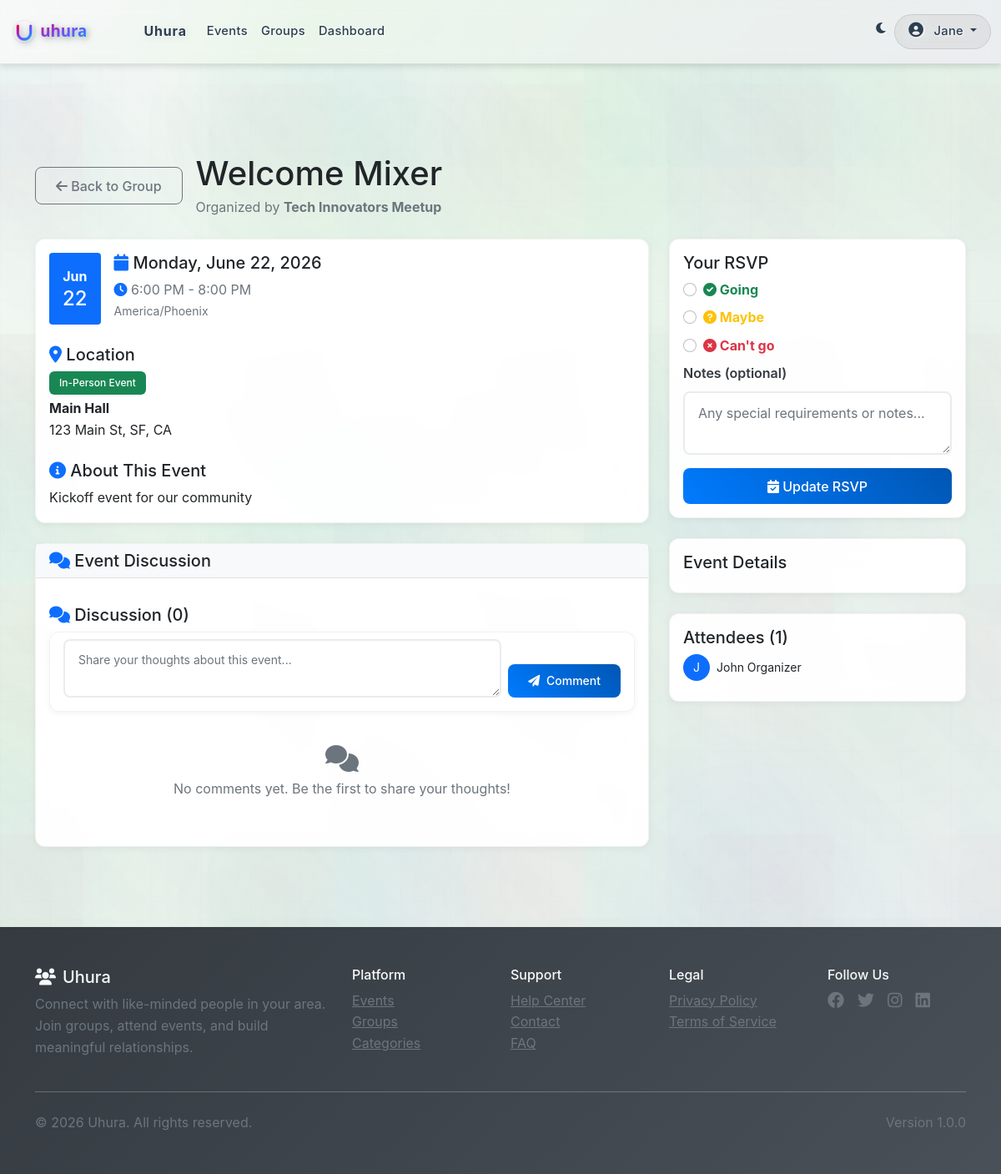
/event-detail.php?slug=welcome-mixer (signed in), run on the app's committed database.
### tables this page shows
CREATE TABLE IF NOT EXISTS `users` (
  `id` INT UNSIGNED NOT NULL AUTO_INCREMENT,
  `username` VARCHAR(50) NOT NULL UNIQUE,
  `email` VARCHAR(255) NOT NULL UNIQUE,
  `password_hash` VARCHAR(255) NOT NULL,
  `first_name` VARCHAR(100) NOT NULL,
  `last_name` VARCHAR(100) NOT NULL,
  `phone` VARCHAR(20) NULL,
  `bio` TEXT NULL,
  `profile_image` VARCHAR(255) NULL,
  `role` ENUM('member','organizer','admin','super_admin') DEFAULT 'member',
  `status` TINYINT NOT NULL DEFAULT 1 COMMENT '1=active,0=inactive,2=pending,3=suspended',
  `membership_expires_at` DATETIME NULL,
  `membership_paid` TINYINT(1) NOT NULL DEFAULT 0,
  `points` INT NOT NULL DEFAULT 0,
  `last_login` DATETIME NULL,
  `login_attempts` INT NOT NULL DEFAULT 0,
  `locked_until` DATETIME NULL,
  `email_verified` TINYINT(1) NOT NULL DEFAULT 0,
  `email_verification_token` VARCHAR(255) NULL,
  `password_reset_token` VARCHAR(255) NULL,
  `password_reset_expires` DATETIME NULL,
  `created_at` TIMESTAMP NULL DEFAULT CURRENT_TIMESTAMP,
  `updated_at` TIMESTAMP NULL DEFAULT CURRENT_TIMESTAMP ON UPDATE CURRENT_TIMESTAMP,
  PRIMARY KEY (`id`),
  KEY `idx_users_email` (`email`),
  KEY `idx_users_username` (`username`),
  KEY `idx_users_status` (`status`)
);

CREATE TABLE IF NOT EXISTS `events` (
  `id` INT UNSIGNED NOT NULL AUTO_INCREMENT,
  `title` VARCHAR(255) NOT NULL,
  `slug` VARCHAR(255) NOT NULL UNIQUE,
  `description` TEXT NULL,
  `group_id` INT UNSIGNED NOT NULL,
  `created_by` INT UNSIGNED NOT NULL,
  `event_date` DATE NOT NULL,
  `start_time` TIME NOT NULL,
  `end_time` TIME NULL,
  `timezone` VARCHAR(64) NOT NULL DEFAULT 'UTC',
  `location_type` ENUM('in_person','online','hybrid') NOT NULL DEFAULT 'in_person',
  `venue_name` VARCHAR(255) NULL,
  `venue_address` VARCHAR(500) NULL,
  `online_link` VARCHAR(500) NULL,
  `max_attendees` INT NULL,
  `registration_deadline` DATETIME NULL,
  `price` DECIMAL(10,2) NOT NULL DEFAULT 0.00,
  `currency` VARCHAR(3) NOT NULL DEFAULT 'USD',
  `cover_image` VARCHAR(255) NULL,
  `tags` JSON NULL,
  `requirements` TEXT NULL,
  `status` ENUM('draft','published','cancelled','completed') NOT NULL DEFAULT 'draft',
  `created_at` TIMESTAMP NULL DEFAULT CURRENT_TIMESTAMP,
  `updated_at` TIMESTAMP NULL DEFAULT CURRENT_TIMESTAMP ON UPDATE CURRENT_TIMESTAMP,
  PRIMARY KEY (`id`),
  KEY `idx_events_slug` (`slug`),
  KEY `idx_events_group` (`group_id`),
  KEY `idx_events_date_time` (`event_date`,`start_time`),
  CONSTRAINT `fk_events_group` FOREIGN KEY (`group_id`) REFERENCES `groups`(`id`) ON DELETE CASCADE,
  CONSTRAINT `fk_events_creator` FOREIGN KEY (`created_by`) REFERENCES `users`(`id`) ON DELETE CASCADE
);

CREATE TABLE IF NOT EXISTS `groups` (
  `id` INT UNSIGNED NOT NULL AUTO_INCREMENT,
  `name` VARCHAR(255) NOT NULL,
  `slug` VARCHAR(255) NOT NULL UNIQUE,
  `description` TEXT NULL,
  `image` VARCHAR(255) NULL,
  `privacy` ENUM('public','private','secret') NOT NULL DEFAULT 'public',
  `category_id` INT UNSIGNED NULL,
  `location_city` VARCHAR(100) NULL,
  `location_state` VARCHAR(100) NULL,
  `location_country` VARCHAR(100) NULL,
  `latitude` DECIMAL(10,8) NULL,
  `longitude` DECIMAL(11,8) NULL,
  `member_count` INT NOT NULL DEFAULT 0,
  `created_by` INT UNSIGNED NOT NULL,
  `status` TINYINT NOT NULL DEFAULT 1,
  `created_at` TIMESTAMP NULL DEFAULT CURRENT_TIMESTAMP,
  `updated_at` TIMESTAMP NULL DEFAULT CURRENT_TIMESTAMP ON UPDATE CURRENT_TIMESTAMP,
  PRIMARY KEY (`id`),
  KEY `idx_groups_slug` (`slug`),
  KEY `idx_groups_created_by` (`created_by`),
  CONSTRAINT `fk_groups_category` FOREIGN KEY (`category_id`) REFERENCES `categories`(`id`) ON DELETE SET NULL,
  CONSTRAINT `fk_groups_created_by` FOREIGN KEY (`created_by`) REFERENCES `users`(`id`) ON DELETE CASCADE
);

CREATE TABLE IF NOT EXISTS `event_attendees` (
  `id` INT UNSIGNED NOT NULL AUTO_INCREMENT,
  `event_id` INT UNSIGNED NOT NULL,
  `user_id` INT UNSIGNED NOT NULL,
  `status` ENUM('going','maybe','not_going','waitlist') NOT NULL DEFAULT 'going',
  `notes` TEXT NULL,
  `registered_at` TIMESTAMP NULL DEFAULT CURRENT_TIMESTAMP,
  PRIMARY KEY (`id`),
  UNIQUE KEY `uq_event_user` (`event_id`,`user_id`),
  KEY `idx_event_attendees_user` (`user_id`),
  CONSTRAINT `fk_event_attendees_event` FOREIGN KEY (`event_id`) REFERENCES `events`(`id`) ON DELETE CASCADE,
  CONSTRAINT `fk_event_attendees_user` FOREIGN KEY (`user_id`) REFERENCES `users`(`id`) ON DELETE CASCADE
);

### event-detail.php (the view, shortened to what the rows shown need)
<?php
require_once ROOT_PATH . '/src/helpers/functions.php';
require_once ROOT_PATH . '/src/models/Event.php';
require_once ROOT_PATH . '/src/models/User.php';
$eventModel = new Event();
$userModel  = new User();
$slug = $_GET['slug'] ?? '';
$event = $eventModel->getBySlug($slug);
$userId            = $_SESSION['user_id'] ?? null;
$userHasMembership = $userId ? $userModel->hasMembership($userId) : false;
$userRsvp          = $userId ? $eventModel->getUserRSVP($event['id'], $userId) : null;
$dt  = new DateTime("{$event['event_date']} {$event['start_time']}");
$attendees = $eventModel->getAttendees($event['id'], 'going');
$pageTitle = htmlspecialchars($event['title']);
require_once __DIR__ . '/src/views/layouts/header.php';
?>
<div class="container mt-4">
    <div class="d-flex align-items-center mb-4">
        <div class="flex-grow-1">
            <h1 class="mb-1"><?= $pageTitle ?></h1>
            <p class="text-muted mb-0">Organized by <strong><?= htmlspecialchars($event['group_name']) ?></strong></p>
        </div>
    </div>
    <div class="row">
        <div class="col-lg-8">
            <div class="card shadow-sm mb-4">
                <div class="card-body">
                    <div class="d-flex mb-4">
                        <div class="p-3 text-white bg-primary rounded text-center me-3">
                            <div class="fw-bold"><?= $dt->format('M') ?></div>
                            <div class="h4 mb-0"><?= $dt->format('d') ?></div>
                        </div>
                        <div>
                            <h5><i class="fas fa-calendar text-primary"></i> <?= $dt->format('l, F j, Y') ?></h5>
                            <p class="text-muted mb-0">
                                <i class="fas fa-clock text-primary"></i>
                                <?= date('g:i A', strtotime($event['start_time'])) ?>
                                <?= $event['end_time'] ? ' - ' . date('g:i A', strtotime($event['end_time'])) : '' ?>
                            </p>
                            <small class="text-muted"><?= htmlspecialchars($event['timezone'] ?? 'America/Phoenix') ?></small>
                        </div>
                    </div>
                    <h5 class="mb-2"><i class="fas fa-map-marker-alt text-primary"></i> Location</h5>
                    <?php
                        $locType = $event['location_type'];
                        $venue   = htmlspecialchars($event['venue_name'] ?? '');
                        $addr    = htmlspecialchars($event['venue_address'] ?? '');
                        $link    = htmlspecialchars($event['online_link'] ?? '');
                    ?>
                    <?php if ($locType === 'online'): ?>
                        <p class="mb-1"><span class="badge bg-info">Online Event</span></p>
                        <?php if ($link && $userRsvp && $userRsvp['status'] === 'going'): ?>
                            <a href="<?= $link ?>" class="btn btn-sm btn-outline-primary" target="_blank"><i class="fas fa-video"></i> Join Online</a>
                        <?php elseif ($link): ?>
                            <p class="text-muted"><i class="fas fa-lock"></i> Online link available to confirmed attendees</p>
                        <?php endif; ?>
                    <?php else: ?>
                        <p class="mb-1"><span class="badge bg-success">In-Person Event</span></p>
                        <p class="mb-0"><strong><?= $venue ?></strong><br><?= $addr ?></p>
                    <?php endif; ?>
                    <?php if (!empty($event['description'])): ?>
                        <div class="mt-4">
                            <h5 class="mb-2"><i class="fas fa-info-circle text-primary"></i> About This Event</h5>
                            <div class="event-description"><?= nl2br(htmlspecialchars($event['description'])) ?></div>
                        </div>
                    <?php endif; ?>
                </div>
            </div>
        </div>
        <div class="col-lg-4">
            <?php if (!empty($attendees)): ?>
                <div class="card shadow-sm">
                    <div class="card-body">
                        <?php foreach (array_slice($attendees, 0, 10) as $a): ?>
                            <div class="d-flex align-items-center mb-2">
                                <div class="bg-primary text-white rounded-circle d-flex align-items-center justify-content-center me-2"
                                     style="width:32px;height:32px;font-size:14px;">
                                    <?= strtoupper(substr($a['name'], 0, 1)) ?>
                                </div>
                                <span class="small"><?= htmlspecialchars($a['name']) ?></span>
                            </div>
                        <?php endforeach; ?>
                    </div>
                </div>
            <?php endif; ?>
        </div>
    </div>
</div>
<?php require_once __DIR__ . '/src/views/layouts/footer.php'; ?>

### src/views/layouts/header.php (shortened to what the rows shown need)
<!DOCTYPE html>
<html lang="en">
<head>
    <link href="https://cdn.jsdelivr.net/npm/bootstrap@5.1.3/dist/css/bootstrap.min.css" rel="stylesheet">
    <link href="https://cdnjs.cloudflare.com/ajax/libs/font-awesome/6.0.0/css/all.min.css" rel="stylesheet">
    <?php if (file_exists(ROOT_PATH . '/assets/css/clean-style.css')): ?>
        <link href="assets/css/clean-style.css" rel="stylesheet">
    <?php endif; ?>
    <link href="<?php echo BASE_URL; ?>/assets/css/header-responsive.css" rel="stylesheet">
</head>
<body>
    <nav class="fixed-top navbar navbar-expand-lg navbar-dark bg-primary">
        <div class="container">
            <div class="collapse navbar-collapse" id="navbarNav">
                <ul class="navbar-nav">
                    <?php if (isLoggedIn()): ?>
                        <?php $currentUser = getCurrentUser(); ?>
                        <?php $navbarFirstName = getUserFirstName($currentUser); ?>
                        <li class="nav-item dropdown">
                            <a class="nav-link dropdown-toggle" href="#" id="navbarDropdown" role="button" data-bs-toggle="dropdown" aria-expanded="false">
                                <i class="fas fa-user-circle me-1"></i>
                                <?php echo htmlspecialchars($navbarFirstName); ?>
                            </a>
                        </li>
                    <?php endif; ?>
                </ul>
            </div>
        </div>
    </nav>
    <main class="py-4" style="padding-top: 80px !important;">

### data on the page
users: first_name "Jane"
events: title "Welcome Mixer", group.name "Tech Innovators Meetup", $dt->format('M') "Jun", $dt->format('d') "22", $dt->format('l, F j, Y') "Monday, June 22, 2026", start_time "6:00 PM", end_time "8:00 PM", timezone "America/Phoenix", venue_name "Main Hall", venue_address "123 Main St, SF, CA", description "Kickoff event for our community"
event_attendees: name "J", name "John Organizer"

### other printed values
APP_NAME "Uhura"
$commentCount "0"
$submitText "Comment"
str_replace('_',' ',$val) "Going"
str_replace('_',' ',$val) "Maybe"
count($attendees) "1"
APP_VERSION "1.0.0"
